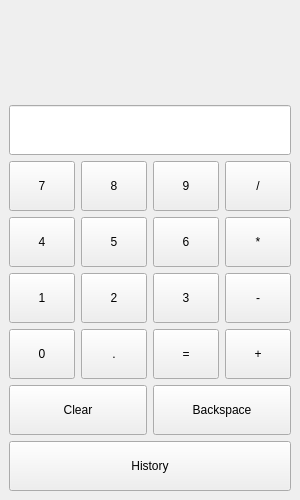
<?xml version="1.0" encoding="UTF-8"?>
<ui version="4.0">
 <class>Calculator</class>
 <widget class="QMainWindow" name="Calculator">
  <property name="geometry">
   <rect>
    <x>0</x>
    <y>0</y>
    <width>300</width>
    <height>500</height>
   </rect>
  </property>
  <property name="windowTitle">
   <string>계산기</string>
  </property>
  <widget class="QWidget" name="centralwidget">
   <layout class="QVBoxLayout" name="verticalLayout">
    <item>
     <widget class="QLabel" name="processLabel">
      <property name="minimumSize">
       <size>
        <width>0</width>
        <height>30</height>
       </size>
      </property>
      <property name="font">
       <font>
        <pointsize>12</pointsize>
       </font>
      </property>
      <property name="alignment">
       <set>Qt::AlignRight|Qt::AlignTrailing|Qt::AlignVCenter</set>
      </property>
      <property name="text">
       <string/>
      </property>
     </widget>
    </item>
    <item>
     <widget class="QLineEdit" name="display">
      <property name="minimumSize">
       <size>
        <width>0</width>
        <height>50</height>
       </size>
      </property>
      <property name="font">
       <font>
        <pointsize>20</pointsize>
        <weight>75</weight>
        <bold>true</bold>
       </font>
      </property>
      <property name="alignment">
       <set>Qt::AlignRight|Qt::AlignTrailing|Qt::AlignVCenter</set>
      </property>
      <property name="readOnly">
       <bool>true</bool>
      </property>
     </widget>
    </item>
    <item>
     <layout class="QGridLayout" name="gridLayout">
      <item row="0" column="0">
       <widget class="QPushButton" name="button7">
        <property name="minimumSize">
         <size>
          <width>50</width>
          <height>50</height>
         </size>
        </property>
        <property name="text">
         <string>7</string>
        </property>
       </widget>
      </item>
      <item row="0" column="1">
       <widget class="QPushButton" name="button8">
        <property name="minimumSize">
         <size>
          <width>50</width>
          <height>50</height>
         </size>
        </property>
        <property name="text">
         <string>8</string>
        </property>
       </widget>
      </item>
      <item row="0" column="2">
       <widget class="QPushButton" name="button9">
        <property name="minimumSize">
         <size>
          <width>50</width>
          <height>50</height>
         </size>
        </property>
        <property name="text">
         <string>9</string>
        </property>
       </widget>
      </item>
      <item row="0" column="3">
       <widget class="QPushButton" name="buttonDivide">
        <property name="minimumSize">
         <size>
          <width>50</width>
          <height>50</height>
         </size>
        </property>
        <property name="text">
         <string>/</string>
        </property>
       </widget>
      </item>
      <item row="1" column="0">
       <widget class="QPushButton" name="button4">
        <property name="minimumSize">
         <size>
          <width>50</width>
          <height>50</height>
         </size>
        </property>
        <property name="text">
         <string>4</string>
        </property>
       </widget>
      </item>
      <item row="1" column="1">
       <widget class="QPushButton" name="button5">
        <property name="minimumSize">
         <size>
          <width>50</width>
          <height>50</height>
         </size>
        </property>
        <property name="text">
         <string>5</string>
        </property>
       </widget>
      </item>
      <item row="1" column="2">
       <widget class="QPushButton" name="button6">
        <property name="minimumSize">
         <size>
          <width>50</width>
          <height>50</height>
         </size>
        </property>
        <property name="text">
         <string>6</string>
        </property>
       </widget>
      </item>
      <item row="1" column="3">
       <widget class="QPushButton" name="buttonMultiply">
        <property name="minimumSize">
         <size>
          <width>50</width>
          <height>50</height>
         </size>
        </property>
        <property name="text">
         <string>*</string>
        </property>
       </widget>
      </item>
      <item row="2" column="0">
       <widget class="QPushButton" name="button1">
        <property name="minimumSize">
         <size>
          <width>50</width>
          <height>50</height>
         </size>
        </property>
        <property name="text">
         <string>1</string>
        </property>
       </widget>
      </item>
      <item row="2" column="1">
       <widget class="QPushButton" name="button2">
        <property name="minimumSize">
         <size>
          <width>50</width>
          <height>50</height>
         </size>
        </property>
        <property name="text">
         <string>2</string>
        </property>
       </widget>
      </item>
      <item row="2" column="2">
       <widget class="QPushButton" name="button3">
        <property name="minimumSize">
         <size>
          <width>50</width>
          <height>50</height>
         </size>
        </property>
        <property name="text">
         <string>3</string>
        </property>
       </widget>
      </item>
      <item row="2" column="3">
       <widget class="QPushButton" name="buttonMinus">
        <property name="minimumSize">
         <size>
          <width>50</width>
          <height>50</height>
         </size>
        </property>
        <property name="text">
         <string>-</string>
        </property>
       </widget>
      </item>
      <item row="3" column="0">
       <widget class="QPushButton" name="button0">
        <property name="minimumSize">
         <size>
          <width>50</width>
          <height>50</height>
         </size>
        </property>
        <property name="text">
         <string>0</string>
        </property>
       </widget>
      </item>
      <item row="3" column="1">
       <widget class="QPushButton" name="buttonDot">
        <property name="minimumSize">
         <size>
          <width>50</width>
          <height>50</height>
         </size>
        </property>
        <property name="text">
         <string>.</string>
        </property>
       </widget>
      </item>
      <item row="3" column="2">
       <widget class="QPushButton" name="buttonEqual">
        <property name="minimumSize">
         <size>
          <width>50</width>
          <height>50</height>
         </size>
        </property>
        <property name="text">
         <string>=</string>
        </property>
       </widget>
      </item>
      <item row="3" column="3">
       <widget class="QPushButton" name="buttonPlus">
        <property name="minimumSize">
         <size>
          <width>50</width>
          <height>50</height>
         </size>
        </property>
        <property name="text">
         <string>+</string>
        </property>
       </widget>
      </item>
      <item row="4" column="0" colspan="2">
       <widget class="QPushButton" name="buttonClear">
        <property name="minimumSize">
         <size>
          <width>50</width>
          <height>50</height>
         </size>
        </property>
        <property name="text">
         <string>Clear</string>
        </property>
       </widget>
      </item>
      <item row="4" column="2" colspan="2">
       <widget class="QPushButton" name="buttonBackspace">
        <property name="minimumSize">
         <size>
          <width>50</width>
          <height>50</height>
         </size>
        </property>
        <property name="text">
         <string>Backspace</string>
        </property>
       </widget>
      </item>
      <item row="5" column="0" colspan="4">
       <widget class="QPushButton" name="buttonHistory">
        <property name="minimumSize">
         <size>
          <width>50</width>
          <height>50</height>
         </size>
        </property>
        <property name="text">
         <string>History</string>
        </property>
       </widget>
      </item>
     </layout>
    </item>
   </layout>
  </widget>
 </widget>
 <resources/>
 <connections/>
</ui>
